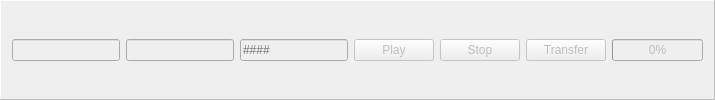
            <widget class="QFrame" name="frame_5">
             <property name="enabled">
              <bool>false</bool>
             </property>
             <property name="sizePolicy">
              <sizepolicy hsizetype="Preferred" vsizetype="Preferred">
               <horstretch>0</horstretch>
               <verstretch>0</verstretch>
              </sizepolicy>
             </property>
             <property name="frameShape">
              <enum>QFrame::Panel</enum>
             </property>
             <property name="frameShadow">
              <enum>QFrame::Raised</enum>
             </property>
             <layout class="QHBoxLayout" name="horizontalLayout_5" stretch="0,0,0,0,0,0,0">
              <property name="topMargin">
               <number>10</number>
              </property>
              <property name="bottomMargin">
               <number>10</number>
              </property>
              <item>
               <widget class="QLineEdit" name="lineEdit_5_1">
                <property name="text">
                 <string/>
                </property>
                <property name="readOnly">
                 <bool>true</bool>
                </property>
               </widget>
              </item>
              <item>
               <widget class="QLineEdit" name="lineEdit_5_2">
                <property name="text">
                 <string/>
                </property>
                <property name="readOnly">
                 <bool>true</bool>
                </property>
               </widget>
              </item>
              <item>
               <widget class="QLineEdit" name="lineEdit_5_3">
                <property name="enabled">
                 <bool>false</bool>
                </property>
                <property name="maxLength">
                 <number>4</number>
                </property>
                <property name="placeholderText">
                 <string>####</string>
                </property>
               </widget>
              </item>
              <item>
               <widget class="QPushButton" name="pushButton_5_1">
                <property name="text">
                 <string>Play</string>
                </property>
               </widget>
              </item>
              <item>
               <widget class="QPushButton" name="pushButton_5_2">
                <property name="enabled">
                 <bool>false</bool>
                </property>
                <property name="text">
                 <string>Stop</string>
                </property>
               </widget>
              </item>
              <item>
               <widget class="QPushButton" name="pushButton_5_3">
                <property name="enabled">
                 <bool>false</bool>
                </property>
                <property name="text">
                 <string>Transfer</string>
                </property>
                <property name="checkable">
                 <bool>false</bool>
                </property>
                <property name="checked">
                 <bool>false</bool>
                </property>
               </widget>
              </item>
              <item>
               <widget class="QProgressBar" name="progressBar_5">
                <property name="enabled">
                 <bool>false</bool>
                </property>
                <property name="value">
                 <number>0</number>
                </property>
               </widget>
              </item>
             </layout>
            </widget>
